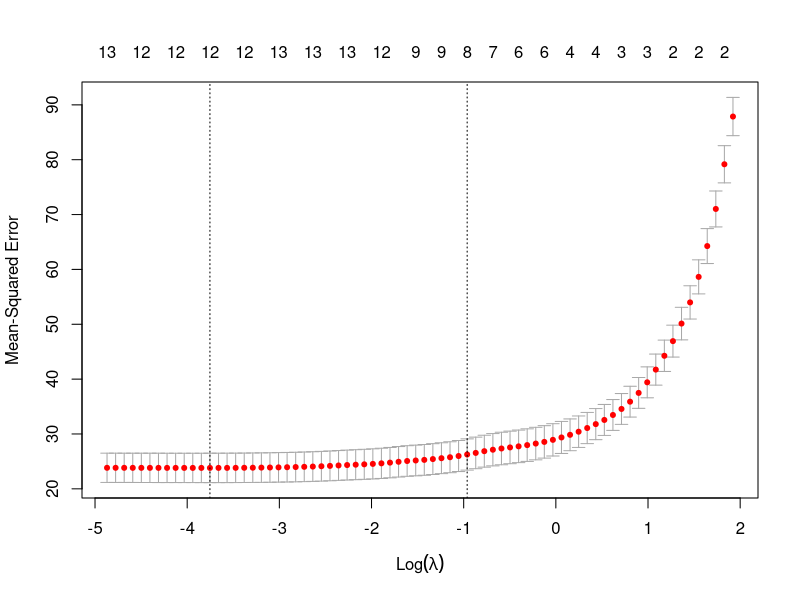
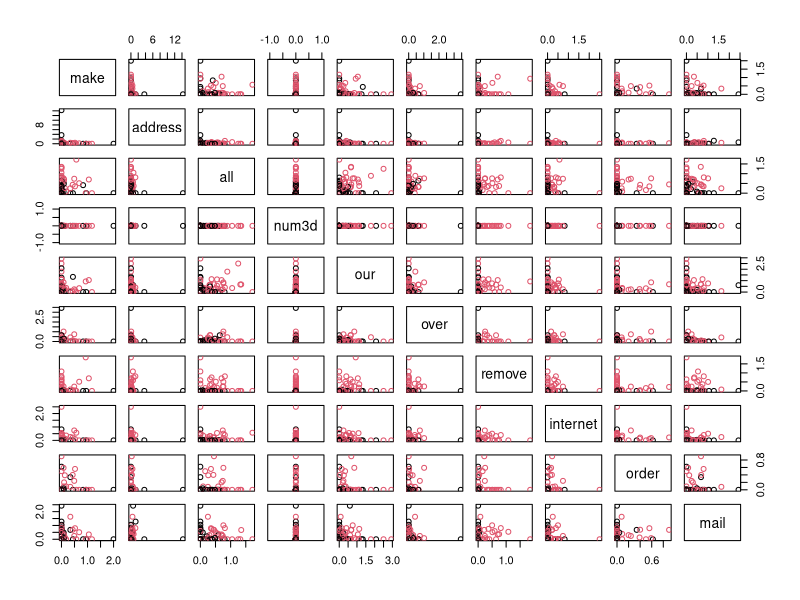
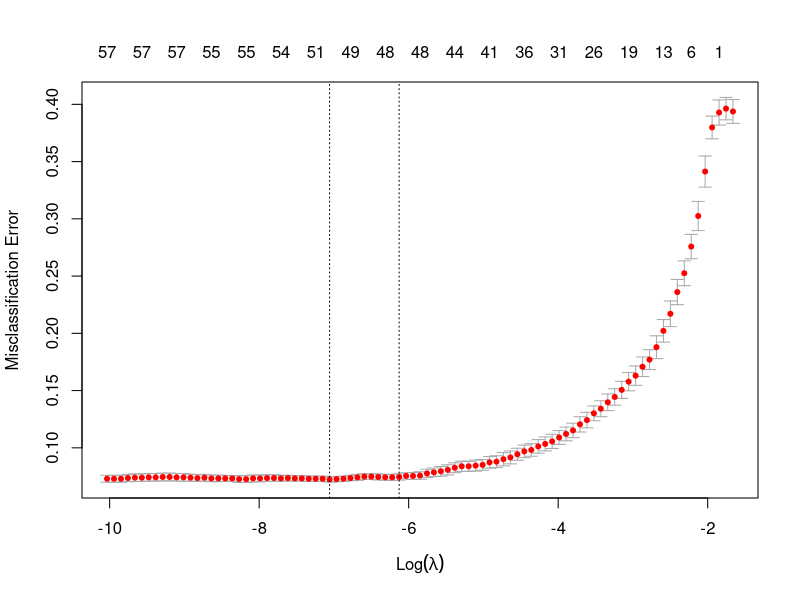

Reproduce these figures in R, in order. (Note: this script raises an error after producing the figures.)
#--------------------------------#
#--- Demo of package 'glmnet' ---#
#------ Xijia Liu 2017 Nov ------#
#--------------------------------#

library(glmnet); 

# the library for data and 'confusion matrix'
library(MASS); library(kernlab); library(caret)


# Main function in 'glment'

## ?glmnet
## ?cv.glmnet

# 1) regression + panelty

data <- Boston
dim(data)
head(data)

## try linear regression

m <- lm(medv~., data = data)
summary(m)

## Split data

set.seed(201711)

id_train <- sample(1:dim(data)[1], dim(data)[1]*0.8)
data_train <- data[id_train, ]
data_test <- data[-id_train, ]

## fit a lasso

model_0 <- glmnet(x = as.matrix(data_train[,-14]), 
                  y = data_train$medv,
                  family = "gaussian",
                  alpha = 1,
                  lambda = 1)

coef(model_0)

## cross validation 

model_1 <- cv.glmnet(x = as.matrix(data_train[,-14]), 
                     y = data_train$medv,
                     family = "gaussian",
                     alpha = 1,
                     #lambda = shrink_par,
                     #nfolds = dim(data_train)[1]
                     nfolds = 10)

plot(model_1)

model_1$lambda
model_1$lambda.min
coef(model_1, s = "lambda.min")

# 2) Classification, logistic regression with panelty



data(spam); data <- spam
head(data)
dim(data)

id <- sample(1:dim(data)[1], 100)
pairs(data[id,1:10], col=data$type[id])

## split data 

set.seed(2017)
id_train <- sample(1:dim(data)[1], 0.7*dim(data)[1])
data_train <- data[id_train, ]
data_test <- data[-id_train, ]

model_1 <- cv.glmnet(x = as.matrix(data_train[, 1:57]),
                     y = data_train$type,
                     family = "binomial",
                     type.measure = "class",
                     nfolds = 10)

plot(model_1)
pre_res <- predict(model_1, as.matrix(data_test[,-58]), s = "lambda.min", type = "class")
confusionMatrix(pre_res, data_test$type)
